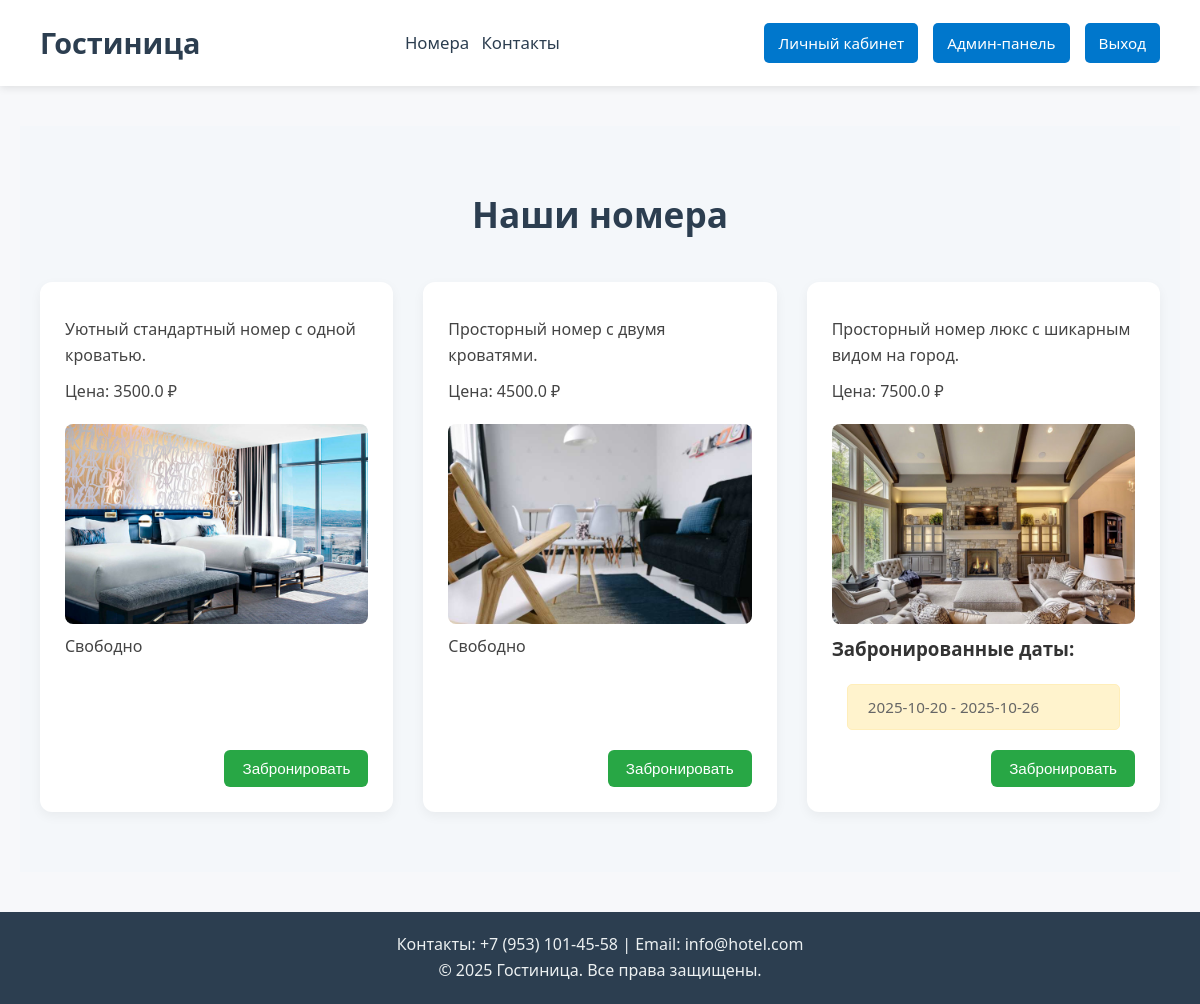
The page /rooms (signed in) on the database its author committed.
### app.py (models this page shows)
class Room(db.Model):
    id = db.Column(db.Integer, primary_key=True)
    room_name = db.Column(db.String(100), nullable=False)
    description = db.Column(db.Text, nullable=False)
    price = db.Column(db.Float, nullable=False)
    image = db.Column(db.String(255), nullable=False)
    is_booked = db.Column(db.Boolean, default=False)

class Booking(db.Model):
    id = db.Column(db.Integer, primary_key=True)
    user_id = db.Column(db.Integer, db.ForeignKey('user.id'), nullable=False)
    room_id = db.Column(db.Integer, db.ForeignKey('room.id'), nullable=False)
    start_date = db.Column(db.DateTime, nullable=False)
    end_date = db.Column(db.DateTime, nullable=False)
    total_amount = db.Column(db.Float, nullable=False)
    user = db.relationship('User', backref='bookings', lazy=True)
    room = db.relationship('Room', backref='bookings', lazy=True)

### app.py (the view)
@app.route('/rooms')
@login_required
def rooms():
    rooms = Room.query.all()
    room_data = []
    for room in rooms:
        bookings = Booking.query.filter_by(room_id=room.id).all()
        booked_dates = [(booking.start_date, booking.end_date) for booking in bookings]
        room_data.append({
            'room': room,
            'booked_dates': booked_dates
        })
    return render_template('rooms.html', rooms=room_data, role=session.get("role"))

### app.py (called while the page is built)
@login_manager.user_loader
def load_user(user_id):
    return User.query.get(int(user_id))

### templates/rooms.html (shortened to what this page needs)
{% extends "base.html" %}
{% block content %}
<link rel="stylesheet" href="/static/styles/rooms_styles.css">
<section class="room-list">
    <h1>Наши номера</h1>
    <div class="rooms-container">
        {% for room_info in rooms %}
            <div class="room">
                <p>{{ room_info.room.description }}</p>
                <p>Цена: {{ room_info.room.price }} ₽</p>
                <img src="{{ url_for('static', filename=room_info.room.image) }}" alt="{{ room_info.room.name }}">
                {% if room_info.booked_dates %}
                    <h3>Забронированные даты:</h3>
                    <ul>
                        {% for start_date, end_date in room_info.booked_dates %}
                            <li>{{ start_date.strftime('%Y-%m-%d') }} - {{ end_date.strftime('%Y-%m-%d') }}</li>
                        {% endfor %}
                    </ul>
                {% else %}
                    <p>Свободно</p>
                {% endif %}
                <form action="{{ url_for('book_room', room_id=room_info.room.id) }}">
                    <button type="submit">Забронировать</button>
                </form>
            </div>
        {% endfor %}
    </div>
</section>
{% endblock %}

### templates/base.html (shortened to what this page needs)
<!DOCTYPE html>
<html lang="ru">
<head>
    <link rel="stylesheet" href="/static/styles/base_styles.css">
</head>
<body>
    <header>
        <div class="logo"><a href="/">Гостиница</a></div>
        <nav>
                <a href="/rooms">Номера</a>
                <a href="#footer">Контакты</a>
        </nav>
        <div class="auth-buttons">
            {% if role == "user" %}
                <a href="/profile" class="btn-small">Личный кабинет</a>
                <a href="/logout" class="btn-small">Выход</a>
            {% elif role == "admin" %}
                <a href="/profile" class="btn-small">Личный кабинет</a>
                <a href="/admin" class="btn-small">Админ-панель</a>
                <a href="/logout" class="btn-small">Выход</a>
            {% else %}
                <a href="/register" class="btn-small">Регистрация</a>
                <a href="/login" class="btn-small">Вход</a>
            {% endif %}
        </div>
    </header>
    <main>
        {% block content %}
        {% endblock %}
    </main>
    <footer id="footer">
        <p>Контакты: +7 (953) 101-45-58 | Email: info@hotel.com</p>
        <p>&copy; 2025 Гостиница. Все права защищены.</p>
    </footer>
</body>
</html>

### static/styles/base_styles.css (style rules this page uses)
* { margin: 0; padding: 0; box-sizing: border-box; }
body { font-family: 'Segoe UI', Tahoma, Geneva, Verdana, sans-serif; background-color: #f7f8fa; color: #333; line-height: 1.6; display: flex; flex-direction: column; min-height: 100vh; }
ul { list-style: none; margin: 10px auto; padding: 10px; width: 90%; max-width: 600px; background-color: #fff3cd; border: 1px solid #ffeeba; border-radius: 5px; color: #856404; }
header { background-color: #ffffff; padding: 20px 40px; box-shadow: 0 2px 8px rgba(0, 0, 0, 0.1); display: flex; justify-content: space-between; align-items: center; position: sticky; top: 0; z-index: 1000; }
.logo a { text-decoration: none; font-size: 1.8rem; font-weight: bold; color: #2c3e50; }
nav a { display: inline-block; padding: 6px 4px; font-size: 1.05rem; text-decoration: none; color: #2c3e50; font-weight: 500; transition: color 0.2s ease; white-space: nowrap; }
.auth-buttons { display: flex; gap: 15px; }
.btn-small { background-color: #0077cc; color: white; padding: 8px 14px; border: none; border-radius: 5px; text-decoration: none; font-size: 0.95rem; transition: background-color 0.3s ease; }
main { flex: 1; padding: 40px 20px; max-width: 1200px; margin: 0 auto; }
footer { background-color: #2c3e50; color: #ecf0f1; text-align: center; padding: 20px; margin-top: auto; }
nav a { background-color: transparent; }

### static/styles/rooms_styles.css (style rules this page uses)
.room-list { padding: 60px 20px; background-color: #f4f7fa; text-align: center; }
.room-list h1 { font-size: 2.2rem; color: #2c3e50; margin-bottom: 40px; }
.rooms-container { display: grid; grid-template-columns: repeat(auto-fit, minmax(300px, 1fr)); gap: 30px; max-width: 1200px; margin: 0 auto; }
.room { background-color: #ffffff; border-radius: 12px; box-shadow: 0 4px 12px rgba(0, 0, 0, 0.05); padding: 25px; text-align: left; display: flex; flex-direction: column; gap: 10px; transition: transform 0.3s ease, box-shadow 0.3s ease; }
.room p { font-size: 1rem; color: #444; }
.room img { width: 100%; height: 200px; object-fit: cover; border-radius: 8px; margin-top: 10px; }
.room ul { padding-left: 20px; margin-top: 10px; }
.room li { font-size: 0.95rem; color: #666; }
.room form { margin-top: auto; text-align: right; }
.room button { background-color: #28a745; color: white; border: none; padding: 10px 18px; border-radius: 6px; font-size: 0.95rem; cursor: pointer; transition: background-color 0.3s ease; }

### rows shown on the page
Room: room.description "Уютный стандартный номер с одной кроватью.", room.price "3500.0", image (picture)
Room: room.description "Просторный номер с двумя кроватями.", room.price "4500.0", image (picture)
Room: room.description "Просторный номер люкс с шикарным видом на город.", room.price "7500.0", image (picture)
Booking: strftime "2025-10-20", strftime "2025-10-26"
